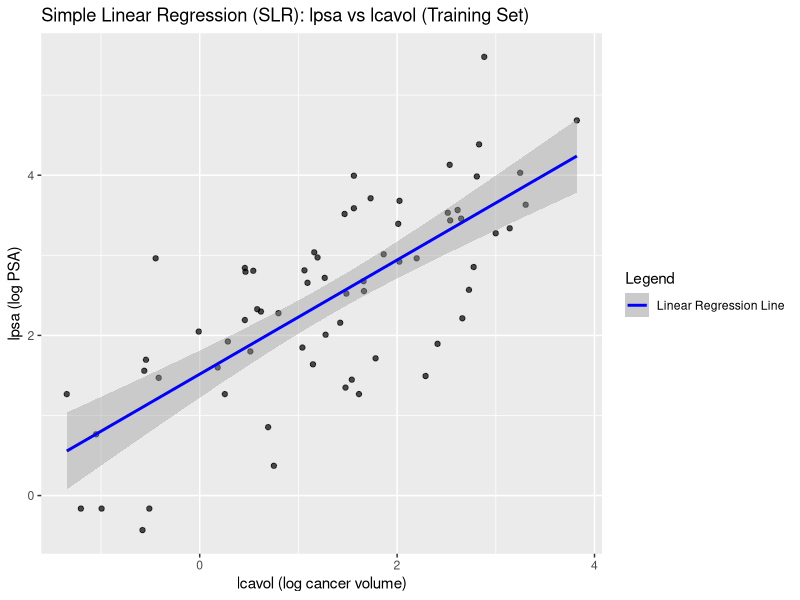
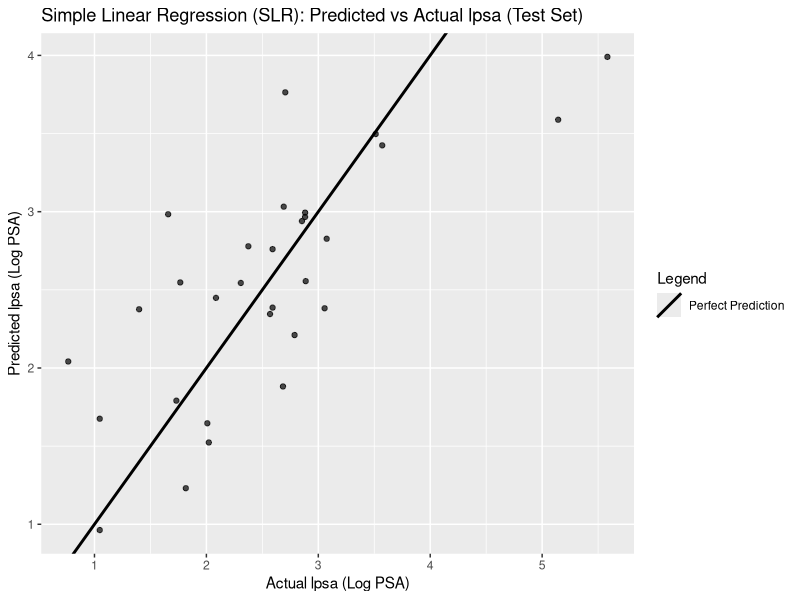
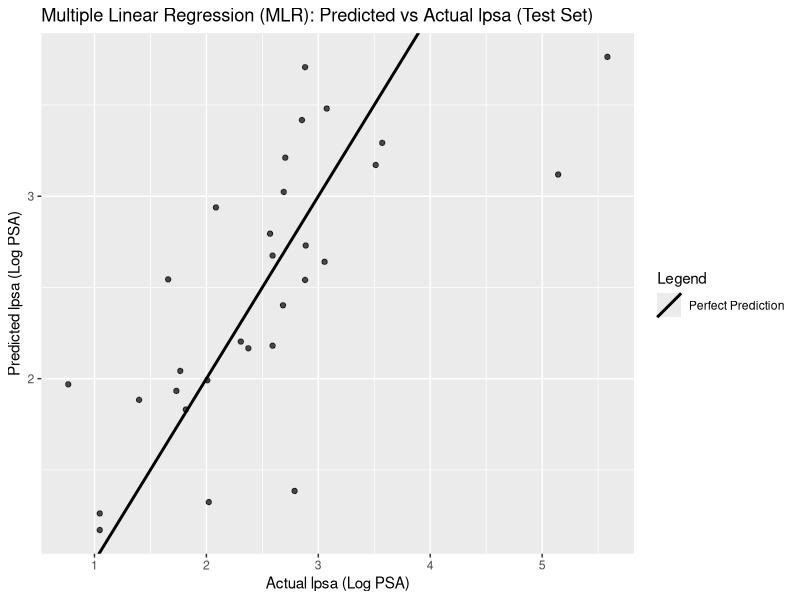
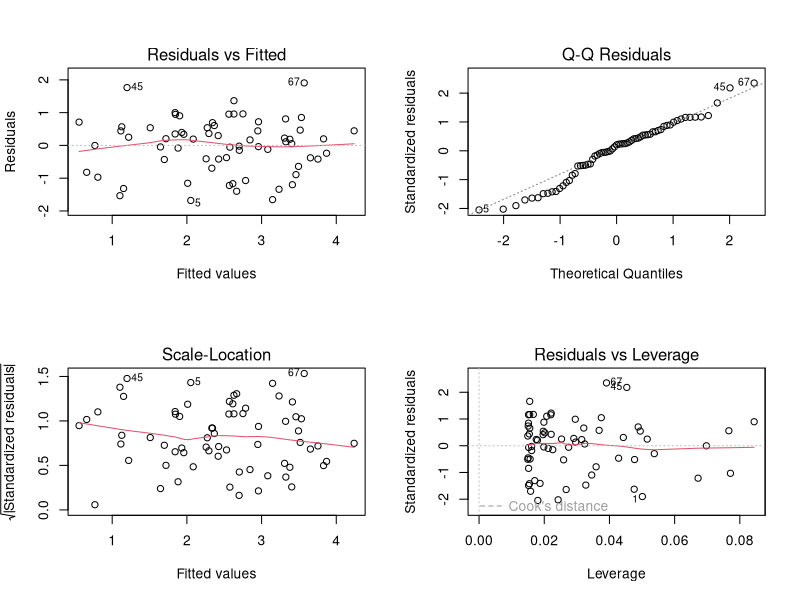
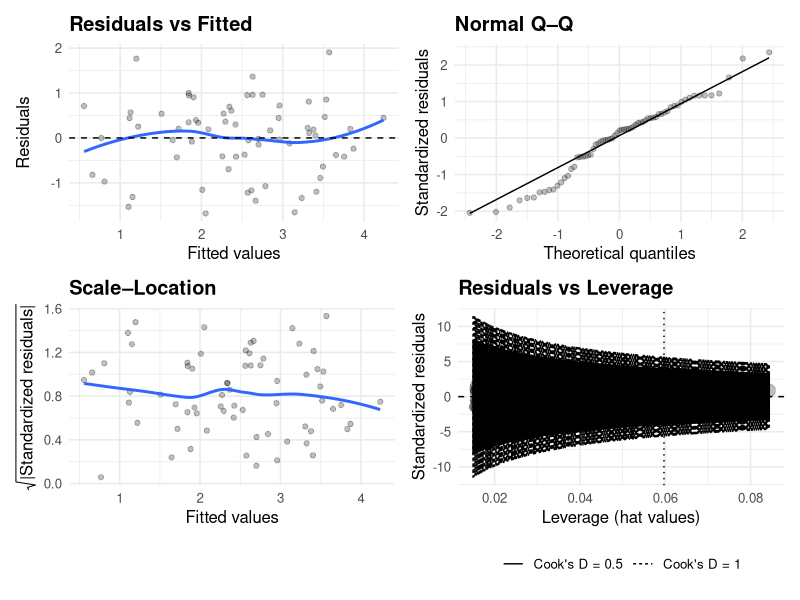
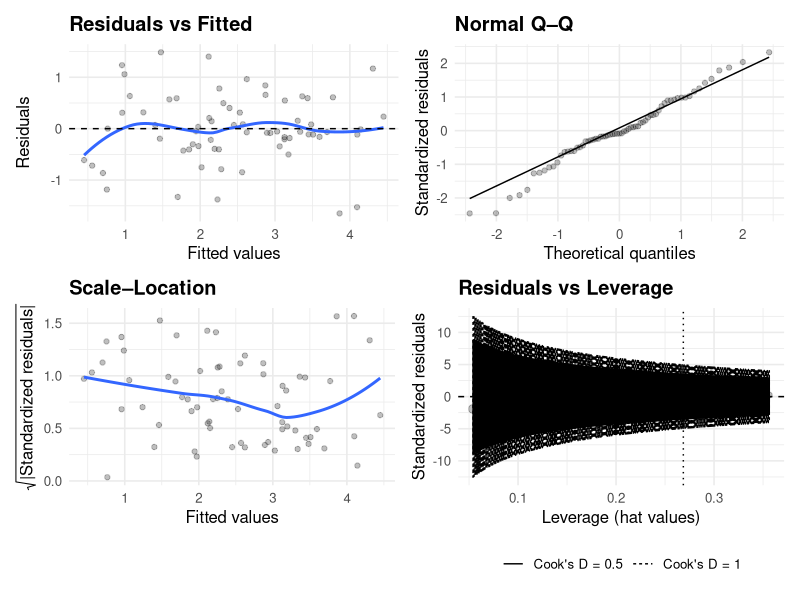
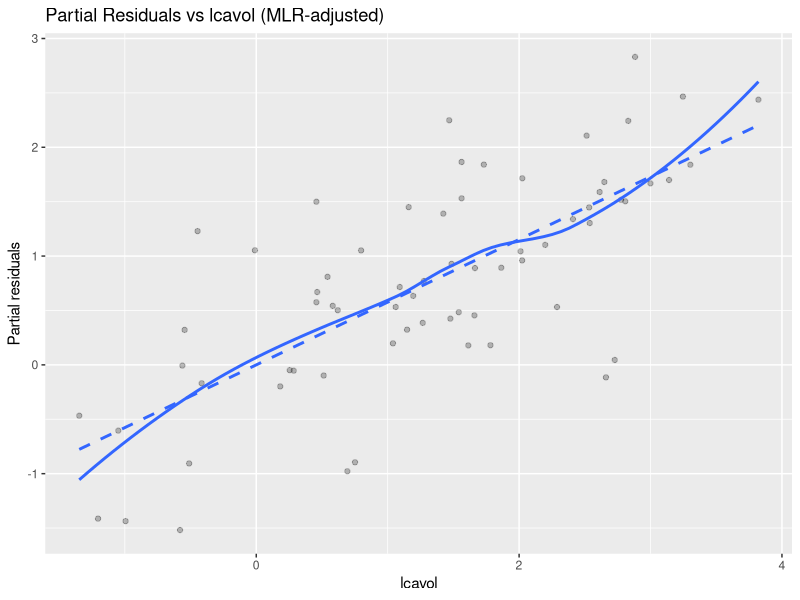
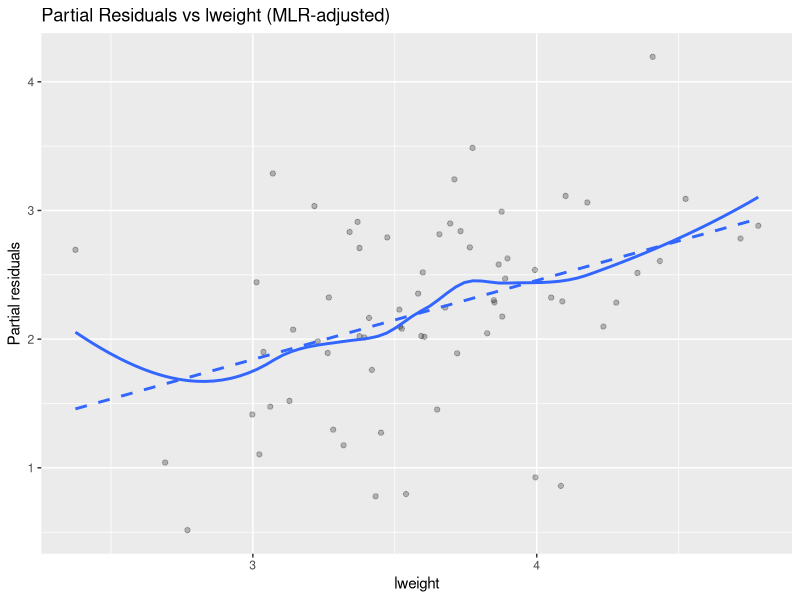

Source code (R) for these figures, in order:
# Load libraries
library(tidyverse)
library(caret)
library(ggplot2)
library(broom)
library(dplyr)
library(ggrepel)
library(patchwork)
library(lmtest)
library(car)

# Load data
df <- read_csv("prostate.csv")

# Split data into training and test sets
train_df <- df %>% filter(train == TRUE)
test_df  <- df %>% filter(train == FALSE)

# Validate ntrain and ntest
ntrain <- nrow(train_df)
ntest  <- nrow(test_df)
ntrain
ntest

# Separate train/test predictors (X) and response (y)
y_train <- train_df$lpsa
y_test  <- test_df$lpsa

# Filter out non-predictor columns
X_train <- train_df %>%
  select(-lpsa, -train, -id)
X_test <- test_df %>%
  select(-lpsa, -train, -id)

# Validate
dim(X_train)
length(y_train)
dim(X_test)
length(y_test)


# Simple Linear Regression (SLR) with the lcavol predictor
slr_fit <- lm(lpsa ~ lcavol, data = train_df)
summary(slr_fit)

# Plot SLR results on training set
ggplot(train_df, aes(x = lcavol, y = lpsa)) +
  geom_point(alpha = 0.7) +
  geom_smooth(
    aes(color = "Linear Regression Line"),
    method = "lm",
    se = TRUE,
    level = 0.95
  ) +
  scale_color_manual(values = c("Linear Regression Line" = "blue")) +
  labs(
    title = "Simple Linear Regression (SLR): lpsa vs lcavol (Training Set)",
    x = "lcavol (log cancer volume)",
    y = "lpsa (log PSA)",
    color = "Legend"
  )


# Generate predictions using the SLR model
pred_test_slr <- predict(slr_fit, newdata = test_df)

# Evaluate SLR model performance on test set
rmse_slr <- RMSE(pred_test_slr, test_df$lpsa)
r2_slr   <- R2(pred_test_slr, test_df$lpsa)
rmse_slr #average prediction error in outcome units (lpsa)
r2_slr 

# Plot predicted vs actual for SLR model on test set
ref_line <- tibble(
  label = "Perfect Prediction",
  slope = 1,
  intercept = 0
)

tibble(
  actual = test_df$lpsa,
  predicted = as.numeric(pred_test_slr)
) %>%
  ggplot(aes(x = actual, y = predicted)) +
  geom_point(alpha = 0.7) +
  geom_abline(
    data = ref_line,
    aes(slope = slope, intercept = intercept, color = label),
    linewidth = 1
  ) +
  scale_color_manual(values = c("Perfect Prediction" = "black")) +
  labs(
    title = "Simple Linear Regression (SLR): Predicted vs Actual lpsa (Test Set)",
    x = "Actual lpsa (Log PSA)",
    y = "Predicted lpsa (Log PSA)",
    color = "Legend"
  )


# SLR Conclusion: The SLR model using lcavol as a predictor in the test set shows moderate 
# generalization performance on the test set, with RMSE (0.69) and R-squared (0.54) values.
# With a RMSE of 0.69 on lpsa which translates to about a multiplicative factor of 2 in relative PSA error, 
# we can capture the order of magnitude to reasonably separate low vs. high PSA, but yet, 
# we cannot reliably distinguish between 6 vs. 9 ng/mL PSA values for clinical decision-making.
# While the R2 tells us that lcavol explains a good portion of variability in lpsa, the remaining 46% remains unexplained. 
# These results indicate room for improvement with more predictors in Multiple Linear Regression (MLR) model.

# Multiple Linear Regression (MLR) with all predictors except id, train, and lpsa
mlr_fit <- lm(lpsa ~ lcavol + lweight + age + lbph + svi + lcp + gleason + pgg45, data = train_df)

# Coefficient estimates, standard errors, t-tests
summary(mlr_fit)$coefficients

# 95% confidence intervals for beta parameters
confint(mlr_fit, level = 0.95)

# Generate predictions using the MLR model
pred_test_mlr <- predict(mlr_fit, newdata = test_df)


# Evaluate MLR model performance on test set
rmse_mlr <- RMSE(pred_test_mlr, test_df$lpsa)
r2_mlr   <- R2(pred_test_mlr, test_df$lpsa)
rmse_mlr
r2_mlr

# MLR fit for top 3 predictors lcavol, svi, lweight
mlr_fit_best <- lm(lpsa ~ lcavol + svi + lweight, data = train_df)
pred_test_mlr_best <- predict(mlr_fit_best, newdata = test_df)
# Evaluate MLR (best 3 predictors: lcavol, lweight, svi) model performance on test set
rmse_mlr_best <- RMSE(pred_test_mlr_best, test_df$lpsa)
r2_mlr_best   <- R2(pred_test_mlr_best, test_df$lpsa)
rmse_mlr_best
r2_mlr_best

# Plot predicted vs actual for MLR model on test set
tibble(
  actual = test_df$lpsa,
  predicted = as.numeric(pred_test_mlr)
) %>%
  ggplot(aes(x = actual, y = predicted)) +
  geom_point(alpha = 0.7) +
  geom_abline(
    data = ref_line,
    aes(slope = slope, intercept = intercept, color = label),
    linewidth = 1
  ) +
  scale_color_manual(values = c("Perfect Prediction" = "black")) +
  labs(
    title = "Multiple Linear Regression (MLR): Predicted vs Actual lpsa (Test Set)",
    x = "Actual lpsa (Log PSA)",
    y = "Predicted lpsa (Log PSA)",
    color = "Legend"
  )

#VIF check for multicollinearity
vif(mlr_fit)

# MLR Conclusion: The MLR model using all predictors in the test set shows worse performance compared to the SLR.
# The RMSE increased from 0.6926 to 0.7220, and R-squared decreased from 0.5438 to 0.5052.
# Based on these metrics, the SLR explains more variance in the outcome than MLR and has lower prediction error.
# This suggests that adding more predictors introduced noise and overfitting rather than improving generalization. 


# Assumptions of Linear Regression: Normality, homoskedasticity, independence

# Create diagnostic plots using base R plotting
par(mfrow = c(2, 2)) # set plotting layout to 2x2
plot(slr_fit)  # residuals vs fitted, QQ plot, scale-location, leverage
par(mfrow = c(1, 1)) # reset plotting layout

# The built-in diagnostic plots are useful but can be improved with ggplot2 for better aesthetics and customization.
gg_lm_diagnostics <- function(fit, label_top = 5) {
  
  aug <- broom::augment(fit) %>%
    mutate(
      sqrt_abs_std_resid = sqrt(abs(.std.resid)),
      obs = row_number()
    )
  
  lab <- aug %>% slice_max(.cooksd, n = label_top)
  
  # Consistent theme
  theme_slide <- theme_minimal(base_size = 12) +
    theme(
      plot.title = element_text(face = "bold"),
      legend.position = "bottom"
    )
  
  # 1) Residuals vs Fitted
  p1 <- ggplot(aug, aes(.fitted, .resid)) +
    geom_point(alpha = 0.25) +
    geom_smooth(method = "loess", se = FALSE) +
    geom_hline(yintercept = 0, linetype = 2) +
    labs(title = "Residuals vs Fitted", x = "Fitted values", y = "Residuals") +
    theme_slide
  
  # 2) Normal Q–Q
  p2 <- ggplot(aug, aes(sample = .std.resid)) +
    stat_qq(alpha = 0.25) +
    stat_qq_line() +
    labs(title = "Normal Q–Q", x = "Theoretical quantiles", y = "Standardized residuals") +
    theme_slide
  
  # 3) Scale–Location
  p3 <- ggplot(aug, aes(.fitted, sqrt_abs_std_resid)) +
    geom_point(alpha = 0.25) +
    geom_smooth(method = "loess", se = FALSE) +
    labs(
      title = "Scale–Location",
      x = "Fitted values",
      y = expression(sqrt("|Standardized residuals|"))
    ) +
    theme_slide
  
  # 4) Residuals vs Leverage (+ Cook's contours)
  n <- nobs(fit)
  p <- length(coef(fit))
  cook_levels <- c(0.5, 1)
  
  cook_contour <- function(h, c, p) sqrt(c * p * (1 - h) / h)
  h_grid <- seq(max(1e-6, min(aug$.hat, na.rm = TRUE)),
                max(aug$.hat, na.rm = TRUE),
                length.out = 300)
  
  contour_df <- bind_rows(lapply(cook_levels, function(c) {
    data.frame(.hat = h_grid,
               y = cook_contour(h_grid, c, p),
               level = paste0("Cook's D = ", c))
  })) %>%
    bind_rows(lapply(cook_levels, function(c) {
      data.frame(.hat = h_grid,
                 y = -cook_contour(h_grid, c, p),
                 level = paste0("Cook's D = ", c))
    }))
  
  p4 <- ggplot(aug, aes(.hat, .std.resid)) +
    geom_point(aes(size = .cooksd), alpha = 0.25) +
    scale_size_continuous(range = c(1, 6), guide = "none") +
    geom_hline(yintercept = 0, linetype = 2) +
    geom_vline(xintercept = 2 * p / n, linetype = 3) +
    geom_line(
      data = contour_df,
      aes(.hat, y, linetype = level),
      inherit.aes = FALSE
    ) +
    scale_linetype_discrete(name = NULL) +
    ggrepel::geom_text_repel(
      data = lab,
      aes(label = obs),
      size = 3,
      max.overlaps = Inf
    ) +
    labs(title = "Residuals vs Leverage", x = "Leverage (hat values)", y = "Standardized residuals") +
    theme_slide
  
  # Return a 2×2 patchwork object (RStudio will print it automatically)
  (p1 | p2) / (p3 | p4)
}

# Plot diagnostics for SLR and MLR
gg_lm_diagnostics(slr_fit)
gg_lm_diagnostics(mlr_fit)

# Plot Residuals vs. lcavol, lweight, svi (partial residuals)
aug <- augment(mlr_fit)

beta_lcavol <- coef(mlr_fit)["lcavol"]
beta_lweight <- coef(mlr_fit)["lweight"]
beta_svi <- coef(mlr_fit)["svi"]

# Partial residuals vs lcavol
aug %>%
  mutate(partial_resid_lcavol = .resid + beta_lcavol * lcavol) %>%
  ggplot(aes(lcavol, partial_resid_lcavol)) +
  geom_point(alpha = 0.25) +
  geom_smooth(method = "loess", se = FALSE) +
  geom_smooth(method = "lm", se = FALSE, linetype = 2) +
  labs(
    title = "Partial Residuals vs lcavol (MLR-adjusted)",
    x = "lcavol",
    y = "Partial residuals"
  )

# Partial residuals vs lweight
aug %>%
  mutate(partial_resid_lweight = .resid + beta_lweight * lweight) %>%
  ggplot(aes(lweight, partial_resid_lweight)) +
  geom_point(alpha = 0.25) +
  geom_smooth(method = "loess", se = FALSE) +
  geom_smooth(method = "lm", se = FALSE, linetype = 2) +
  labs(
    title = "Partial Residuals vs lweight (MLR-adjusted)",
    x = "lweight",
    y = "Partial residuals"
  )

# Partial residuals vs svi
aug %>%
  mutate(partial_resid_svi = .resid + beta_svi * svi) %>%
  ggplot(aes(svi, partial_resid_svi)) +
  geom_point(alpha = 0.25) +
  geom_smooth(method = "lm", se = FALSE, linetype = 2) +
  labs(
    title = "Partial Residuals vs svi (MLR-adjusted)",
    x = "svi",
    y = "Partial residuals"
  )


# # --- Normality test (Shapiro–Wilk) ---
# # H0: errors are normally distributed
# #shapiro.test(resid(fit1)): will give an error, because it 
# #cannot handle more than 5000 residuals.
# 
# set.seed(210)
# # For large datasets, sample 5000 residuals for the test
# n <- length(res)
# shapiro.test(sample(resid(mlr_fit), size = min(5000, n)))
# 
# 
# # --- Homoskedasticity test (Breusch–Pagan) ---
# # H0: Var(eps_i | x_i) = constant (sigma^2)
# bptest(mlr_fit)
# 
# # --- Independence / autocorrelation (Durbin–Watson) ---
# # NOTE: DW is meaningful for ordered observations (e.g., time series).
# # Here, recordings come from multiple subjects over time.
# # A simple illustration: sort within subject by test_time.
# pd_ord <- pd %>%
#   arrange(subject., test_time)
# 
# fit1_ord <- lm(total_UPDRS ~ PPE, data = pd_ord)
# dwtest(fit1_ord)
# 
# # --- Addressing non-normality: Box–Cox transformation ---
# # Requires strictly positive response; total_UPDRS is nonnegative in practice.
# min(pd$total_UPDRS)
# 
# # Estimate lambda by maximizing the profile log-likelihood
# bc <- boxcox(fit1, lambda = seq(-2, 2, by = 0.05), plotit = TRUE)
# lambda_hat <- bc$x[which.max(bc$y)]
# lambda_hat
# 
# # Transform the response using Box–Cox definition
# boxcox_transform <- function(y, lambda) {
#   if (abs(lambda) < 1e-8) return(log(y))
#   (y^lambda - 1) / lambda
# }
# 
# # Apply transformation
# pd$Y_bc <- boxcox_transform(pd$total_UPDRS, lambda_hat)
# 
# # Fit linear model with transformed response
# fit1_bc <- lm(Y_bc ~ PPE, data = pd)
# summary(fit1_bc)
# 
# # Compare diagnostics pre/post transformation
# par(mfrow = c(2, 2)) # set plotting layout to 2x2
# plot(fit1) # original
# plot(fit1_bc) # Box–Cox transformed
# par(mfrow = c(1, 1)) # reset plotting layout